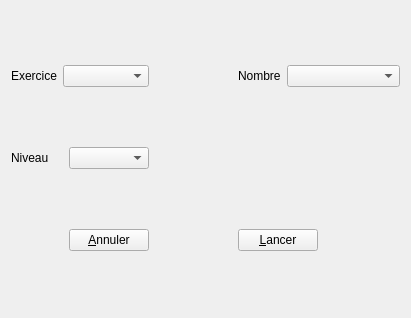
<?xml version="1.0" encoding="UTF-8"?>
<ui version="4.0">
 <class>AbuleduLanceurV1</class>
 <widget class="QWidget" name="AbuleduLanceurV1">
  <property name="windowModality">
   <enum>Qt::WindowModal</enum>
  </property>
  <property name="geometry">
   <rect>
    <x>0</x>
    <y>0</y>
    <width>411</width>
    <height>318</height>
   </rect>
  </property>
  <property name="windowTitle">
   <string>Form</string>
  </property>
  <layout class="QGridLayout" name="gridLayout">
   <item row="0" column="0">
    <widget class="QLabel" name="lblExercice">
     <property name="text">
      <string>Exercice</string>
     </property>
    </widget>
   </item>
   <item row="0" column="1" colspan="2">
    <widget class="QComboBox" name="cbExercice"/>
   </item>
   <item row="0" column="5" colspan="2">
    <widget class="QComboBox" name="cbNombre"/>
   </item>
   <item row="1" column="0" colspan="2">
    <widget class="QLabel" name="lblNiveau">
     <property name="text">
      <string>Niveau</string>
     </property>
    </widget>
   </item>
   <item row="1" column="2">
    <widget class="QComboBox" name="cbNiveau"/>
   </item>
   <item row="1" column="3" colspan="4">
    <spacer name="horizontalSpacer">
     <property name="orientation">
      <enum>Qt::Horizontal</enum>
     </property>
     <property name="sizeHint" stdset="0">
      <size>
       <width>230</width>
       <height>20</height>
      </size>
     </property>
    </spacer>
   </item>
   <item row="2" column="0">
    <spacer name="horizontalSpacer_7">
     <property name="orientation">
      <enum>Qt::Horizontal</enum>
     </property>
     <property name="sizeHint" stdset="0">
      <size>
       <width>54</width>
       <height>20</height>
      </size>
     </property>
    </spacer>
   </item>
   <item row="2" column="2">
    <widget class="QPushButton" name="btnAnnuler">
     <property name="text">
      <string>&amp;Annuler</string>
     </property>
    </widget>
   </item>
   <item row="2" column="3">
    <spacer name="horizontalSpacer_5">
     <property name="orientation">
      <enum>Qt::Horizontal</enum>
     </property>
     <property name="sizeHint" stdset="0">
      <size>
       <width>54</width>
       <height>20</height>
      </size>
     </property>
    </spacer>
   </item>
   <item row="2" column="4" colspan="2">
    <widget class="QPushButton" name="btnLancer">
     <property name="text">
      <string>&amp;Lancer</string>
     </property>
    </widget>
   </item>
   <item row="2" column="6">
    <spacer name="horizontalSpacer_8">
     <property name="orientation">
      <enum>Qt::Horizontal</enum>
     </property>
     <property name="sizeHint" stdset="0">
      <size>
       <width>76</width>
       <height>20</height>
      </size>
     </property>
    </spacer>
   </item>
   <item row="0" column="4">
    <widget class="QLabel" name="lblNombre">
     <property name="text">
      <string>Nombre</string>
     </property>
    </widget>
   </item>
  </layout>
 </widget>
 <resources/>
 <connections/>
</ui>
